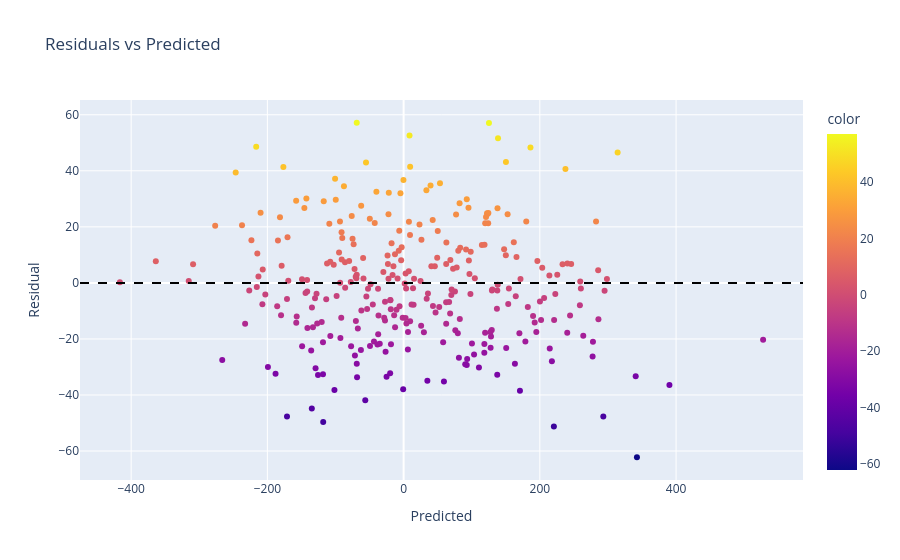

Notebook code cell kept with this figure:
### Code cell
import plotly.graph_objects as go
import plotly.express as px
fig1 = px.scatter(x=val_pred, y=residuels, 
                  color=residuels,  # Color by residual value
                  title="Residuals vs Predicted",
                  labels={'x': 'Predicted', 'y': 'Residual'})  # Red-Blue scale
fig1.add_hline(y=0, line_dash="dash", line_color="black")

fig1.show()

### Figure 1 — Plotly figure (JSON) as saved in the notebook; plotly's stock layout.template omitted (floating-point values rounded to 4 significant figures; data arrays with more than 128 entries replaced by an {"elided": "..."} marker saying what was removed)
{"data": [{"hovertemplate": "Predicted=%{x}<br>Residual=%{y}<br>color=%{marker.color}<extra></extra>", "legendgroup": "", "marker": {"color": {"elided": "300 float values"}, "coloraxis": "coloraxis", "symbol": "circle"}, "mode": "markers", "name": "", "orientation": "v", "showlegend": false, "type": "scatter", "x": {"elided": "300 float values"}, "xaxis": "x", "y": {"elided": "300 float values"}, "yaxis": "y"}], "layout": {"coloraxis": {"colorbar": {"title": {"text": "color"}}, "colorscale": [[0, "#0d0887"], [0.1111, "#46039f"], [0.2222, "#7201a8"], [0.3333, "#9c179e"], [0.4444, "#bd3786"], [0.5556, "#d8576b"], [0.6667, "#ed7953"], [0.7778, "#fb9f3a"], [0.8889, "#fdca26"], [1, "#f0f921"]]}, "legend": {"tracegroupgap": 0}, "shapes": [{"line": {"color": "black", "dash": "dash"}, "type": "line", "x0": 0, "x1": 1, "xref": "x domain", "y0": 0, "y1": 0, "yref": "y"}], "title": {"text": "Residuals vs Predicted"}, "xaxis": {"anchor": "y", "domain": [0, 1], "title": {"text": "Predicted"}}, "yaxis": {"anchor": "x", "domain": [0, 1], "title": {"text": "Residual"}}}}
